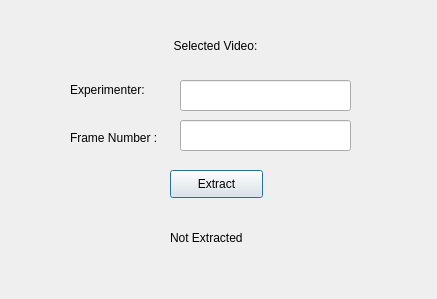
<?xml version="1.0" encoding="UTF-8"?>
<ui version="4.0">
 <class>Dialog</class>
 <widget class="QDialog" name="Dialog">
  <property name="geometry">
   <rect>
    <x>0</x>
    <y>0</y>
    <width>437</width>
    <height>299</height>
   </rect>
  </property>
  <property name="windowTitle">
   <string>Dialog</string>
  </property>
  <widget class="QLabel" name="label">
   <property name="geometry">
    <rect>
     <x>70</x>
     <y>130</y>
     <width>101</width>
     <height>16</height>
    </rect>
   </property>
   <property name="text">
    <string>Frame Number :</string>
   </property>
  </widget>
  <widget class="QPushButton" name="ExtractButton">
   <property name="geometry">
    <rect>
     <x>170</x>
     <y>170</y>
     <width>93</width>
     <height>28</height>
    </rect>
   </property>
   <property name="text">
    <string>Extract</string>
   </property>
  </widget>
  <widget class="QLineEdit" name="FrameNumber">
   <property name="geometry">
    <rect>
     <x>180</x>
     <y>120</y>
     <width>171</width>
     <height>31</height>
    </rect>
   </property>
  </widget>
  <widget class="QLabel" name="extract_ox">
   <property name="geometry">
    <rect>
     <x>170</x>
     <y>230</y>
     <width>91</width>
     <height>16</height>
    </rect>
   </property>
   <property name="text">
    <string>Not Extracted</string>
   </property>
  </widget>
  <widget class="QLabel" name="Selected_label">
   <property name="geometry">
    <rect>
     <x>20</x>
     <y>30</y>
     <width>391</width>
     <height>31</height>
    </rect>
   </property>
   <property name="text">
    <string>Selected Video:</string>
   </property>
   <property name="alignment">
    <set>Qt::AlignCenter</set>
   </property>
  </widget>
  <widget class="QLabel" name="label2">
   <property name="geometry">
    <rect>
     <x>70</x>
     <y>80</y>
     <width>101</width>
     <height>20</height>
    </rect>
   </property>
   <property name="text">
    <string>Experimenter:</string>
   </property>
  </widget>
  <widget class="QLineEdit" name="Experimenter">
   <property name="geometry">
    <rect>
     <x>180</x>
     <y>80</y>
     <width>171</width>
     <height>31</height>
    </rect>
   </property>
  </widget>
 </widget>
 <resources/>
 <connections/>
</ui>
